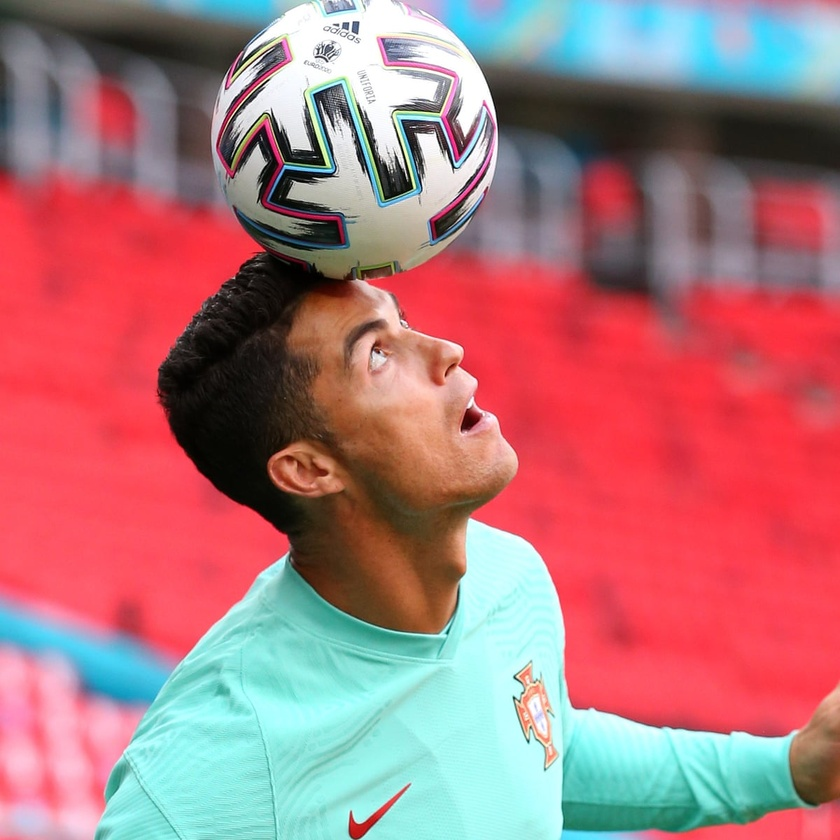
#> input picture CR7.jpg, 840 x 840 px, shrunk from 1200 x 1200 before the run
$ python shear.py
#> lines starting #> are read from the running program, lines starting #| are printed output that depends on the picture
import numpy as np
import cv2
import matplotlib.pyplot as plt

# read the input image
img = cv2.imread("CR7.jpg")
#> img is the input picture: shape (840, 840, 3); mean B, G, R 123.1, 118.5, 173.5
# convert from BGR to RGB so we can plot using matplotlib
img = cv2.cvtColor(img, cv2.COLOR_BGR2RGB)
# disable x & y axis
plt.axis('off')
# show the image
plt.imshow(img)
plt.show()

# get the image shape
rows, cols, dim = img.shape
#> rows = 840; cols = 840; dim = 3

# transformation matrix for Shearing
# shearing applied to x-axis
M = np.float32([[1, -0.5, 0],
             	[0, 1  , 0],
            	[0, 0  , 1]])
# shearing applied to y-axis
# M = np.float32([[1,   0, 0],
#             	  [0.5, 1, 0],
#             	  [0,   0, 1]])


# apply a perspective transformation to the image
sheared_img = cv2.warpPerspective(img,M,(int(cols*1.5),int(rows*1.5)))
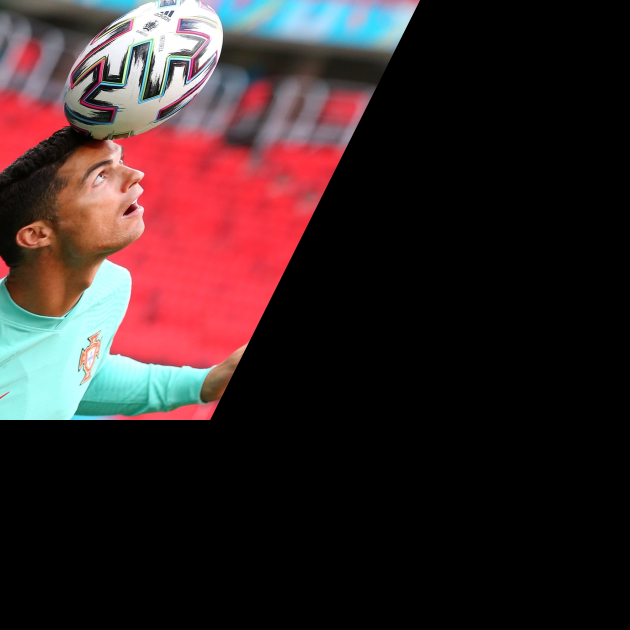
#> sheared_img: shape (1260, 1260, 3) (shown at 1/2 size); mean R, G, B 55.2, 37.8, 38.7
# disable x & y axis
plt.axis('off')
# show the resulting image
plt.imshow(sheared_img)
plt.show()
# save the resulting image to disk
plt.imsave("CR7_sheared.jpg", sheared_img)
